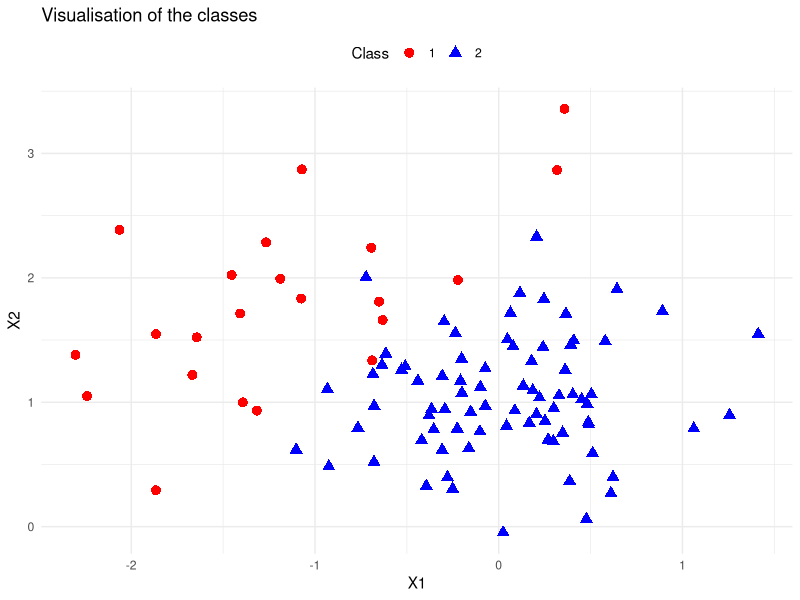
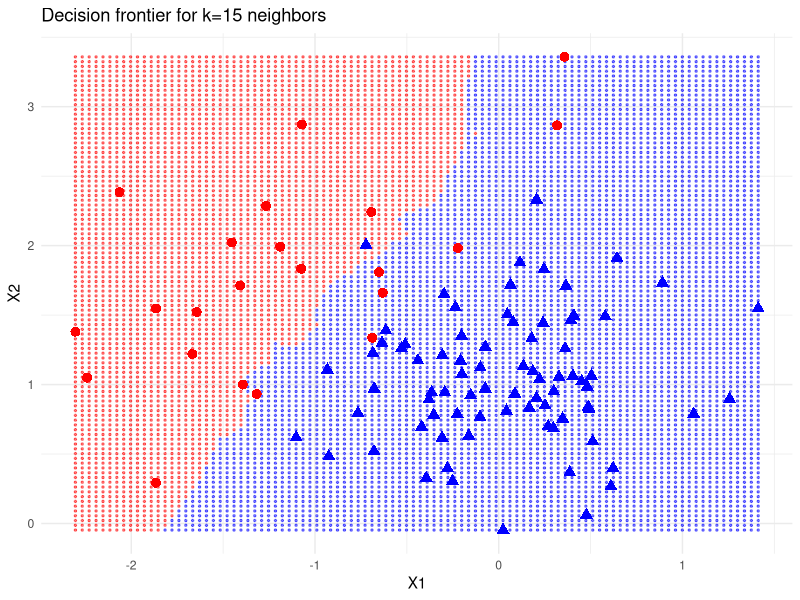
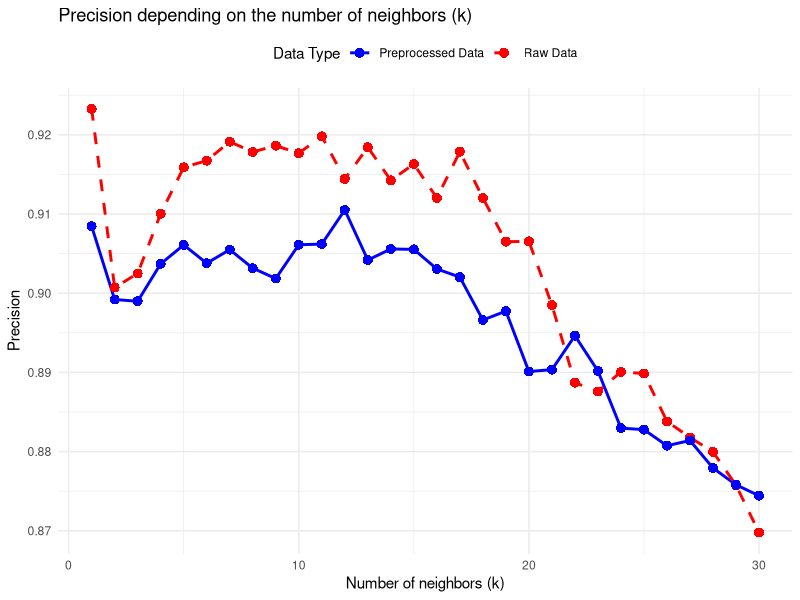
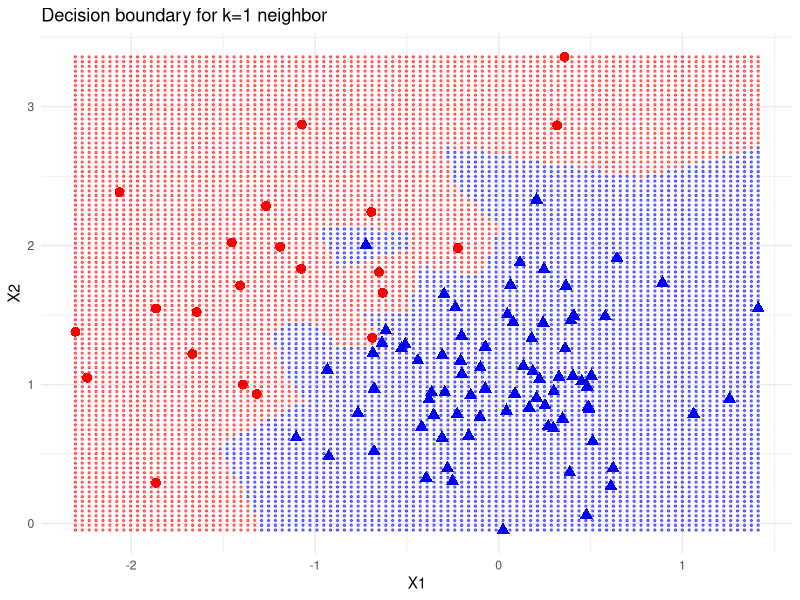
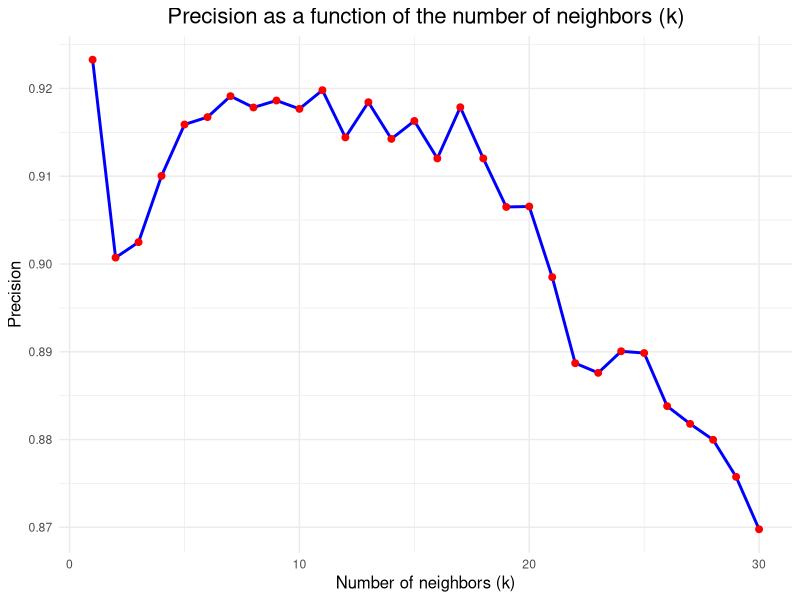

R code for these plots, in order:
## ---- chunk 1
knitr::opts_chunk$set(echo = TRUE, warning = FALSE, message = FALSE)
knitr::opts_chunk$set(fig.width = 6, fig.height = 4, out.width = "75%")
## ---- chunk 2
train <- read.table(file="synth_train.txt", header=TRUE)
dim(train)
head(train)
## ---- chunk 3
train$y = as.factor(train$y)
## ---- chunk 4
library(class)
library(caret)
library(FNN)
library(ggplot2)
## ---- chunk 5
Xtrain <- train[,-1]        # explanatory variables
Ytrain <- train$y           # class variable

# Combine training data into a data frame
train_data <- data.frame(X1 = Xtrain[,1], X2 = Xtrain[,2], Classe = factor(Ytrain))

# Plot using ggplot2
ggplot(train_data, aes(x = X1, y = X2, shape = Classe, color = Classe)) +
  geom_point(size = 3) + 
  # Choice of colors
  scale_color_manual(values = c("red", "blue"), name = "Class") + 
  # Choice of shapes (triangles and rounds)
  scale_shape_manual(values = c(16, 17), name = "Class") +  
  labs(title = "Visualisation of the classes", x = "X1", y = "X2") + 
  theme_minimal() + 
  theme(legend.position = "top") 
## ---- chunk 6
model_15 <- train(
  y ~ .,                                       # Formula : target variable and predictors
  data = train,                                # Data
  method = "knn",                              # k-nn algorithm
  tuneGrid = data.frame(k = 15)                # Number of neighbors
)
## ---- chunk 7
a <- seq(from=min(train$x1), to=max(train$x1), length.out=100)
b <- seq(from=min(train$x2), to=max(train$x2), length.out=100)
grille <- NULL
for (i in a){ 
  grille <- data.frame(rbind(grille, cbind(i,b)))
}
names(grille) = c("x1","x2")

# Construction of a dataframe with the training data
train_data <- data.frame(Xtrain, Ytrain = factor(Ytrain))
pred_grille <- predict(model_15, grille, type = "raw")
# Construction of a  dataframe with the grid and the predictions
grid_data <- data.frame(grille, pred_grille = factor(pred_grille))

ggplot() +
  # Construction of the decision frintier
  geom_point(data = grid_data, 
             aes(x = grille[,1], y = grille[,2], color = pred_grille), 
             alpha = 0.5, size = 0.5) +
  # Positioning of the training points
  geom_point(data = train_data, 
             aes(x = Xtrain[,1], y = Xtrain[,2], shape = Ytrain, color = Ytrain),
             size = 3) +
  # Adding of the legend and the titles
  scale_color_manual(values = c("red", "blue"), name = "Class") +
  scale_shape_manual(values = c(16, 17), name = "Class") +
  labs(title = "Decision frontier for k=15 neighbors", x = "X1", y = "X2") +
  theme_minimal() +
  theme(legend.position = "topright")
## ---- chunk 8
predictions = predict(model_15, Xtrain ,type = "raw")
CM_15 = confusionMatrix(predictions, train$y)
CM_15
## ---- chunk 9
valid <- read.table(file="synth_valid.txt", header=TRUE)
valid$y = as.factor(valid$y)
head(valid)
## ---- chunk 10
predictions = predict(model_15, valid ,type = "raw")
CM_15 = confusionMatrix(predictions, valid$y)
CM_15
## ---- chunk 11
Xnew <- as.data.frame(matrix(c(0,1,-0.75,1.5), nrow=2, byrow=TRUE))
names(Xnew) = c("x1","x2")              
# It is important that the variables have the same name as the training variables.
## ---- chunk 12
# Prediction results 
predict(model_15, Xnew ,type = "raw")
## ---- chunk 13
KNN = get.knnx(data = Xtrain, query = Xnew, k = 15)
KNN
Ytrain[KNN$nn.index[1,]]
Ytrain[KNN$nn.index[2,]]
## ---- chunk 14
set.seed(123)                               # For reproducibility
grid <- expand.grid(k = seq(1, 30, by = 1)) # Grid of values of k

# Training the k-nn model without pre-processing
knn_fit_raw <- train(
y ~ ., # Formula: target variable and predictors
data = train, # Dataset
method = "knn", # k-nn algorithm
tuneGrid = grid) # Grid of values for k

# Training the k-nn model with pre-processing
knn_fit_PP <- train(
y ~ .,              # Formula: target variable and predictors
data = train,       # Dataset
method = "knn",     # k-nn algorithm
preProcess = c("center", "scale"),
tuneGrid = grid)    # Grid of values for k

# Extract the performances of both models
k_values_raw <- knn_fit_raw$results$k
accuracy_raw <- knn_fit_raw$results$Accuracy
k_values_PP <- knn_fit_PP$results$k
accuracy_PP <- knn_fit_PP$results$Accuracy

# Construction of a dataframe collecting the data
data_raw <- data.frame(k_values = k_values_raw,
 accuracy = accuracy_raw,
 Data = "Raw Data")
data_pp <- data.frame(k_values = k_values_PP,
 accuracy = accuracy_PP,
 Data = "Preprocessed Data")
plot_data <- rbind(data_raw, data_pp)

# Plot both curves on the same graph
ggplot(plot_data, aes(x = k_values,
 y = accuracy,
 color = Data,
 linetype = Data,
 shape = Data)) +
 geom_line(size = 1) +
 geom_point(size = 3) +
 labs(
 title = "Precision depending on the number of neighbors (k)",
 x = "Number of neighbors (k)",
 y = "Precision",
 color = "Data Type",
 linetype = "Data Type",
 shape = "Data Type"
 ) +
 scale_color_manual(values = c("blue", "red")) +
 scale_linetype_manual(values = c(1, 2)) +
 scale_shape_manual(values = c(16, 16)) +
 theme_minimal() +
 theme(legend.position = "top")
## ---- chunk 15
model_1 <- train(
y ~ .,                       # Formula: target variable and predictors
data = train,                # Dataset
method = "knn",              # k-nn algorithm
tuneGrid = data.frame(k = 1) # Number of neighbors
)

# Plot of the decision boundary for k = 1 neighbor
train_data <- data.frame(Xtrain, Ytrain = factor(Ytrain))
pred_grille <- predict(model_1, grille, type = "raw")
grid_data <- data.frame(grille, pred_grille = factor(pred_grille))

ggplot() +
geom_point(data = grid_data,
aes(x = grille[,1], y = grille[,2], color = pred_grille),
alpha = 0.5, size = 0.5) +
geom_point(data = train_data,
aes(x = Xtrain[,1], y = Xtrain[,2],
shape = Ytrain, color = Ytrain), size = 3) +
scale_color_manual(values = c("red", "blue"), name = "Class") +
scale_shape_manual(values = c(16, 17), name = "Class") +
labs(title = "Decision boundary for k=1 neighbor", x = "X1", y = "X2") +
theme_minimal() +
theme(legend.position = "topright")

# Performance evaluation on training data
predictions = predict(model_1, Xtrain ,type = "raw")
CM_1 = confusionMatrix(predictions, train$y)
CM_1

# Performance evaluation on validation data
predictions = predict(model_1, valid ,type = "raw")
CM_1_valid = confusionMatrix(predictions, valid$y)
CM_1_valid
## ---- chunk 16
set.seed(123) # For reproducibility
grid <- expand.grid(k = seq(1, 30, by = 1)) # Grid of values of k

# Training the k-nn model
knn_fit <- train(
y ~ .,                  # Formula: target variable and predictors
data = train,           # Data set
method = "knn",         # k-NN algorithm
tuneGrid = grid)        # Grid of values for k

# Extract the results of the k-nn model
results <- knn_fit$results

# Creating the graph with ggplot2
ggplot(results, aes(x = k, y = Accuracy)) +
geom_line(color = "blue", size = 1) +
geom_point(color = "red", size = 2) +
labs(
title = "Precision as a function of the number of neighbors (k)",
x = "Number of neighbors (k)",
y = "Precision"
) +
theme_minimal() +
theme(
plot.title = element_text(hjust = 0.5, size = 16),
axis.title = element_text(size = 12)
)
## ---- chunk 17
set.seed(123)
grid <- expand.grid(k = seq(1, 30, by = 1)) # Grid of k values
knn_model_validation <- train(
y ~ ., data = train, method = "knn",
trControl = trainControl(method = "cv", number = 10) ,
tuneGrid = grid # Test k = 1, 2, ..., 30
)
## ---- chunk 18
# Results on the validation set
validationPredictions <- predict(knn_model_validation, newdata = valid)
confusionMatrix(validationPredictions, valid$y)
## ---- chunk 19
best_k <- knn_model_validation$bestTune$k
cat("Best k found :", best_k, "\n")
## ---- chunk 20
finalData <- rbind(train, valid)   # Union of the datasets
set.seed(123)
final_model <- train(
  y ~ ., data = finalData, 
  method = "knn",
  tuneGrid = data.frame(k = best_k), # Use the best k
  trControl = trainControl(method = "none")
)
## ---- chunk 21
test <- read.table(file="synth_test.txt", header=TRUE)
test$y = as.factor(test$y)
head(test)


testPredictions <- predict(final_model, newdata = test)
confusionMatrix(testPredictions, test$y)
## ---- chunk 22
final_model$bestTune$k
XfinalData = finalData[,-1]
YfinalData = finalData$y
KNN = get.knnx(data = XfinalData, query = Xnew, k = 4)
KNN
YfinalData[KNN$nn.index[1,]]
YfinalData[KNN$nn.index[2,]]
# Raw results
predict(final_model, Xnew ,type = "raw")
# Results in terms of probability
predict(final_model, Xnew ,type = "prob")
